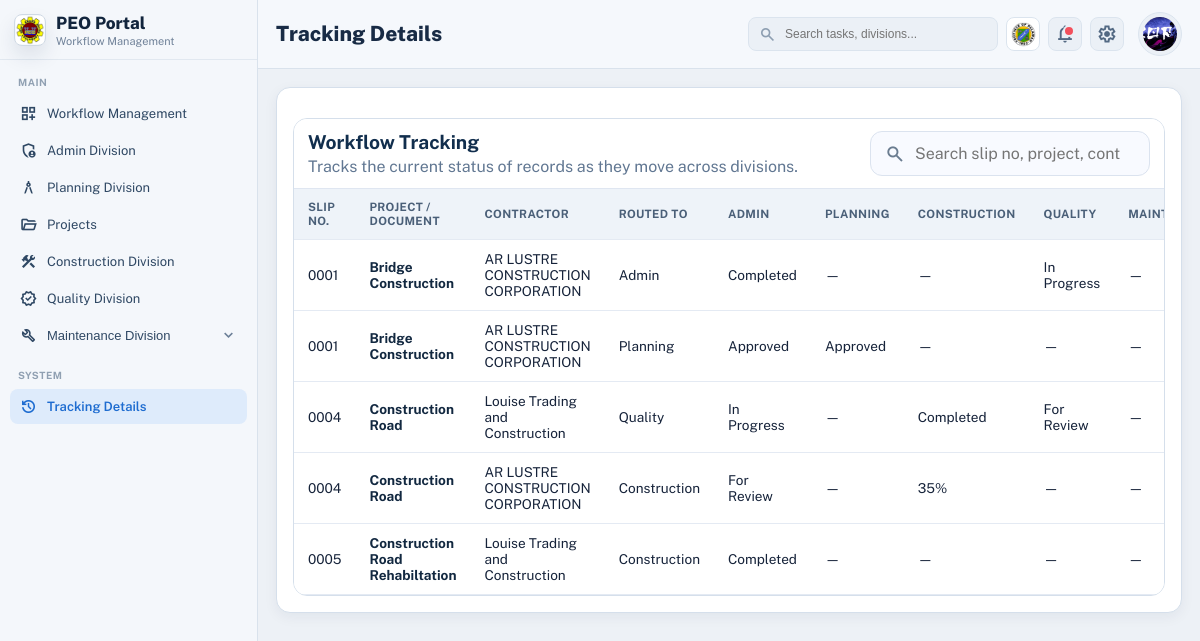
The app's page /tracking-details/ (signed in), older data.
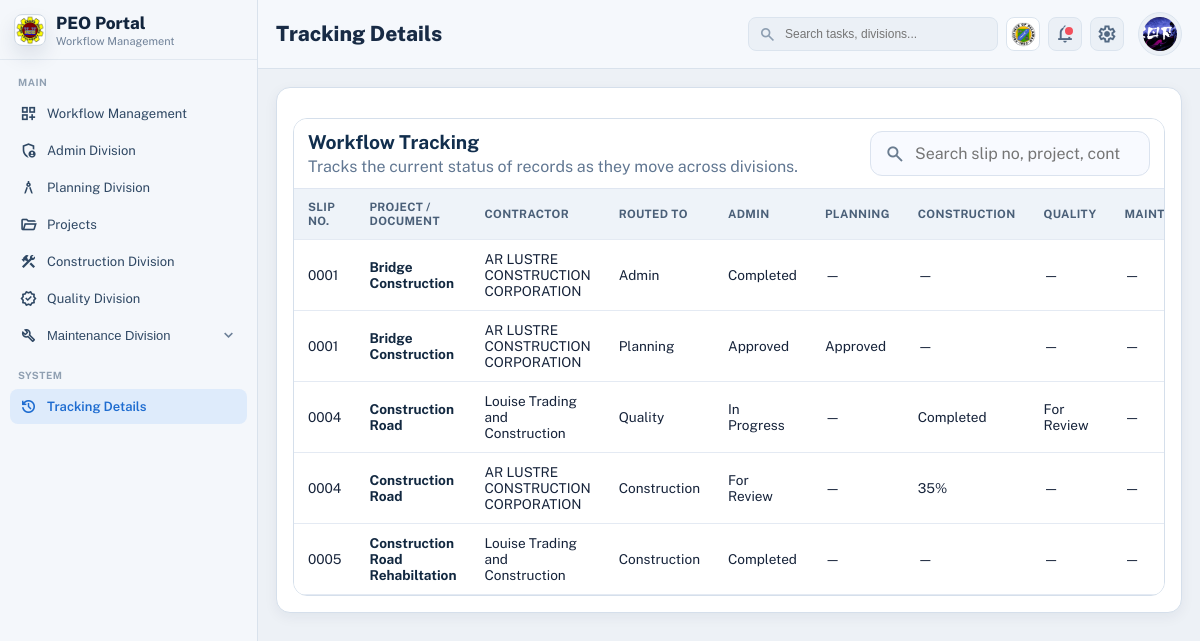
The same page, newer data.
### my_app/models.py (models this page shows, shortened)
class DivisionStore(models.Model):
    KEY_ADMIN = 'admin'
    KEY_PLANNING = 'planning'
    KEY_CONSTRUCTION = 'construction'
    KEY_QUALITY = 'quality'
    KEY_MAINTENANCE = 'maintenance'
    KEY_CHOICES = [
        (KEY_ADMIN, 'Admin Division'),
        (KEY_PLANNING, 'Planning Division'),
        (KEY_CONSTRUCTION, 'Construction Division'),
        (KEY_QUALITY, 'Quality Division'),
        (KEY_MAINTENANCE, 'Maintenance Division'),
    ]
    user = models.ForeignKey(
        settings.AUTH_USER_MODEL,
        on_delete=models.CASCADE,
        related_name='division_stores',
    )
    key = models.CharField(max_length=20, choices=KEY_CHOICES)
    data = models.JSONField(default=dict, blank=True)
    created_at = models.DateTimeField(auto_now_add=True)
    updated_at = models.DateTimeField(auto_now=True)
    class Meta:
        constraints = [
            models.UniqueConstraint(fields=['user', 'key'], name='unique_division_store_per_user'),
        ]

### my_app/views.py (the view)
# urls.py: path('tracking-details/', views.tracking_details, name='tracking_details'),
@login_required
def tracking_details(request):
    return render(
        request,
        'Dashboard/dashboard.html',
        _build_dashboard_context(
            request,
            current_section='tracking',
            page_heading='Tracking Details',
            tracking_rows=_build_tracking_rows(request.user),
            tracking_payload=_build_tracking_payload(request.user),
        ),
    )

### my_app/views.py (called while the page is built)
def _get_user_profile(user):
    profile, _ = UserProfile.objects.get_or_create(user=user)
    return profile

def _format_notification_time(value, fallback='Recently updated'):
    if not value:
        return fallback
    current_time = timezone.localtime(timezone.now())
    local_value = timezone.localtime(value)
    delta = current_time - local_value
    if delta.total_seconds() < 60:
        return 'Just now'
    if delta.total_seconds() < 3600:
        minutes = max(int(delta.total_seconds() // 60), 1)
        return f'{minutes}m ago'
    if delta.total_seconds() < 86400:
        hours = max(int(delta.total_seconds() // 3600), 1)
        return f'{hours}h ago'
    if delta.days < 7:
        return f'{delta.days}d ago'
    return local_value.strftime('%b %d, %Y')

def _normalize_status_key(value):
    text = str(value or '').strip().lower()
    if not text:
        return ''
    return re.sub(r'[^a-z0-9]+', '_', text).strip('_')

def _safe_list(value):
    return value if isinstance(value, list) else []

### my_app/templates/Dashboard/dashboard.html (shortened to what the changed rows need)
{% load static %}
{% load static %}
<!DOCTYPE html>
<html lang="en">
<head>
    <link rel="stylesheet" href="{% static 'styles.css' %}">
</head>
<body class="portal-body">
    <div class="portal-shell">
        <aside class="portal-sidebar" id="portal-sidebar">
            <div class="portal-brand">
                <div class="brand-text">
                    <h1>PEO Portal</h1>
                </div>
            </div>
        </aside>
        <main class="portal-main">
            <header class="portal-topbar">
                <div class="topbar-left">
                    <h2>{{ page_heading|default:"Workflow Management" }}</h2>
                </div>
            </header>
	            <section class="portal-content">
	                {% if current_section == 'admin' %}
	                    {% include admin_template|default:'admin/admin_division.html' %}
	                {% elif current_section == 'planning' %}
	                    {% include planning_template|default:'Planning/planning_division_table.html' %}
	                {% elif current_section == 'project' %}
	                    {% include 'Project/project_table.html' %}
	                {% elif current_section == 'construction' %}
	                    {% include construction_template|default:'construction/construction.html' %}
	                {% elif current_section == 'quality' %}
	                    {% include quality_template|default:'Quality/quality_division_table.html' %}
	                {% elif current_section == 'settings' %}
	                    {% include 'account/settings_panel.html' %}
	                {% elif current_section == 'maintenance' %}
	                    {% include maintenance_template %}
                {% elif current_section == 'tracking' %}
                    {% include 'tracking_details.html' %}
                {% endif %}
            </section>
        </main>
    </div>
</body>
</html>

### my_app/templates/tracking_details.html (shortened to what this page needs)
<section class="road-filter-panel tracking-board" aria-label="Workflow tracking details">
    <div class="road-table-wrap">
        <div class="road-table-head">
            <div>
                <h2 style="margin:0; font-size:1.2rem; color:#112e4d;">Workflow Tracking</h2>
                <p style="margin:4px 0 0; color:#617792;">Tracks the current status of records as they move across divisions.</p>
            </div>
            <div class="road-table-actions" style="display:flex; gap:12px; align-items:center;">
                <label class="quality-search" style="max-width:320px;">
                    <span class="material-symbols-outlined" aria-hidden="true">search</span>
                    <input type="search" class="js-tracking-search" placeholder="Search slip no, project, contractor...">
                </label>
            </div>
        </div>
        <div class="road-table-scroll" role="region" aria-label="Tracking table" tabindex="0">
            <table class="road-table tracking-table">
                <colgroup>
                    <col style="width: 120px;">
                    <col style="width: 320px;">
                    <col style="width: 220px;">
                    <col style="width: 140px;">
                    <col style="width: 150px;">
                    <col style="width: 150px;">
                    <col style="width: 150px;">
                    <col style="width: 150px;">
                    <col style="width: 160px;">
                    <col style="width: 140px;">
                </colgroup>
                <thead>
                    <tr>
                        <th>Slip No.</th>
                        <th>Project / Document</th>
                        <th>Contractor</th>
                        <th>Routed To</th>
                        <th>Admin</th>
                        <th>Planning</th>
                        <th>Construction</th>
                        <th>Quality</th>
                        <th>Maintenance</th>
                    </tr>
                </thead>
                <tbody class="js-tracking-table-body">
                    {% if tracking_rows %}
                        {% for row in tracking_rows %}
                            <tr class="js-tracking-row" data-admin-id="{{ row.admin_record_id }}">
                                <td>{{ row.slip_no|default:"—" }}</td>
                                <td>
                                    <strong style="color:#122840;">{{ row.project_name|default:"—" }}</strong>
                                </td>
                                <td>{{ row.contractor|default:"—" }}</td>
                                <td>{{ row.routed_to|default:"—" }}</td>
                                <td>{{ row.admin_status|default:"—" }}</td>
                                <td>{{ row.planning_status|default:"—" }}</td>
                                <td>{{ row.construction_status|default:"—" }}</td>
                                <td>{{ row.quality_status|default:"—" }}</td>
                                <td>{{ row.maintenance_status|default:"—" }}</td>
                            </tr>
                        {% endfor %}
                    {% else %}
                        <tr class="construction-empty-row js-tracking-empty-row">
                            <td colspan="10">No workflow records found yet.</td>
                        </tr>
                    {% endif %}
                </tbody>
            </table>
        </div>
    </div>
</section>

Row changes from the older to the newer data that the page shows:
changed DivisionStore "Admin": quality_status "In Progress" → "—"
